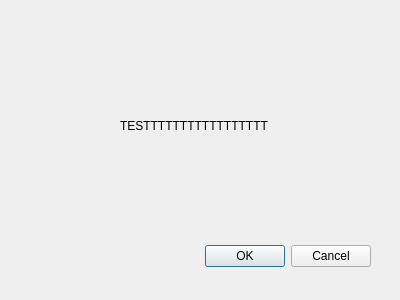
<?xml version="1.0" encoding="UTF-8"?>
<ui version="4.0">
 <class>Dialog</class>
 <widget class="QDialog" name="Dialog">
  <property name="geometry">
   <rect>
    <x>0</x>
    <y>0</y>
    <width>400</width>
    <height>300</height>
   </rect>
  </property>
  <property name="windowTitle">
   <string>Dialog</string>
  </property>
  <widget class="QDialogButtonBox" name="buttonBox">
   <property name="geometry">
    <rect>
     <x>30</x>
     <y>240</y>
     <width>341</width>
     <height>32</height>
    </rect>
   </property>
   <property name="orientation">
    <enum>Qt::Horizontal</enum>
   </property>
   <property name="standardButtons">
    <set>QDialogButtonBox::Cancel|QDialogButtonBox::Ok</set>
   </property>
  </widget>
  <widget class="QLabel" name="label">
   <property name="geometry">
    <rect>
     <x>120</x>
     <y>100</y>
     <width>191</width>
     <height>51</height>
    </rect>
   </property>
   <property name="text">
    <string>TESTTTTTTTTTTTTTTTTT</string>
   </property>
  </widget>
 </widget>
 <resources/>
 <connections>
  <connection>
   <sender>buttonBox</sender>
   <signal>accepted()</signal>
   <receiver>Dialog</receiver>
   <slot>accept()</slot>
   <hints>
    <hint type="sourcelabel">
     <x>248</x>
     <y>254</y>
    </hint>
    <hint type="destinationlabel">
     <x>157</x>
     <y>274</y>
    </hint>
   </hints>
  </connection>
  <connection>
   <sender>buttonBox</sender>
   <signal>rejected()</signal>
   <receiver>Dialog</receiver>
   <slot>reject()</slot>
   <hints>
    <hint type="sourcelabel">
     <x>316</x>
     <y>260</y>
    </hint>
    <hint type="destinationlabel">
     <x>286</x>
     <y>274</y>
    </hint>
   </hints>
  </connection>
 </connections>
</ui>
